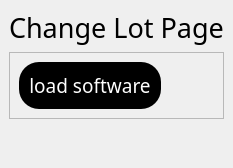
         <widget class="QWidget" name="edit_page">
          <property name="font">
           <font>
            <family>Mitr SemiBold</family>
           </font>
          </property>
          <layout class="QVBoxLayout" name="verticalLayout_9">
           <property name="spacing">
            <number>10</number>
           </property>
           <property name="leftMargin">
            <number>0</number>
           </property>
           <property name="topMargin">
            <number>0</number>
           </property>
           <property name="rightMargin">
            <number>0</number>
           </property>
           <property name="bottomMargin">
            <number>0</number>
           </property>
           <item>
            <widget class="QFrame" name="edit_header_frame">
             <property name="font">
              <font>
               <family>Mitr SemiBold</family>
              </font>
             </property>
             <property name="frameShape">
              <enum>QFrame::NoFrame</enum>
             </property>
             <property name="frameShadow">
              <enum>QFrame::Raised</enum>
             </property>
             <layout class="QVBoxLayout" name="verticalLayout_6">
              <item>
               <widget class="QLabel" name="label_31">
                <property name="maximumSize">
                 <size>
                  <width>16777215</width>
                  <height>60</height>
                 </size>
                </property>
                <property name="font">
                 <font>
                  <family>Mitr SemiBold</family>
                  <pointsize>20</pointsize>
                 </font>
                </property>
                <property name="text">
                 <string>Change Lot Page</string>
                </property>
               </widget>
              </item>
              <item>
               <widget class="QFrame" name="frame_24">
                <property name="frameShape">
                 <enum>QFrame::StyledPanel</enum>
                </property>
                <property name="frameShadow">
                 <enum>QFrame::Raised</enum>
                </property>
                <layout class="QHBoxLayout" name="horizontalLayout_7">
                 <item>
                  <widget class="QPushButton" name="load_change_sw_btn">
                   <property name="font">
                    <font>
                     <family>Mitr SemiBold</family>
                     <pointsize>14</pointsize>
                    </font>
                   </property>
                   <property name="styleSheet">
                    <string notr="true">#load_change_sw_btn{
    border: none;
	padding: 10px;
    background-color: #000000;
    color: #fff;
    border-radius: 20px;
}
#load_change_sw_btn:hover{
    border: none;
	padding: 10px;
    background-color: #580EF6;
    color: #fff;
    border-radius: 20px;
}</string>
                   </property>
                   <property name="text">
                    <string>load software</string>
                   </property>
                  </widget>
                 </item>
                 <item>
                  <spacer name="horizontalSpacer_10">
                   <property name="orientation">
                    <enum>Qt::Horizontal</enum>
                   </property>
                   <property name="sizeHint" stdset="0">
                    <size>
                     <width>40</width>
                     <height>20</height>
                    </size>
                   </property>
                  </spacer>
                 </item>
                </layout>
               </widget>
              </item>
              <item>
               <spacer name="verticalSpacer_3">
                <property name="orientation">
                 <enum>Qt::Vertical</enum>
                </property>
                <property name="sizeHint" stdset="0">
                 <size>
                  <width>20</width>
                  <height>40</height>
                 </size>
                </property>
               </spacer>
              </item>
             </layout>
            </widget>
           </item>
          </layout>
         </widget>
